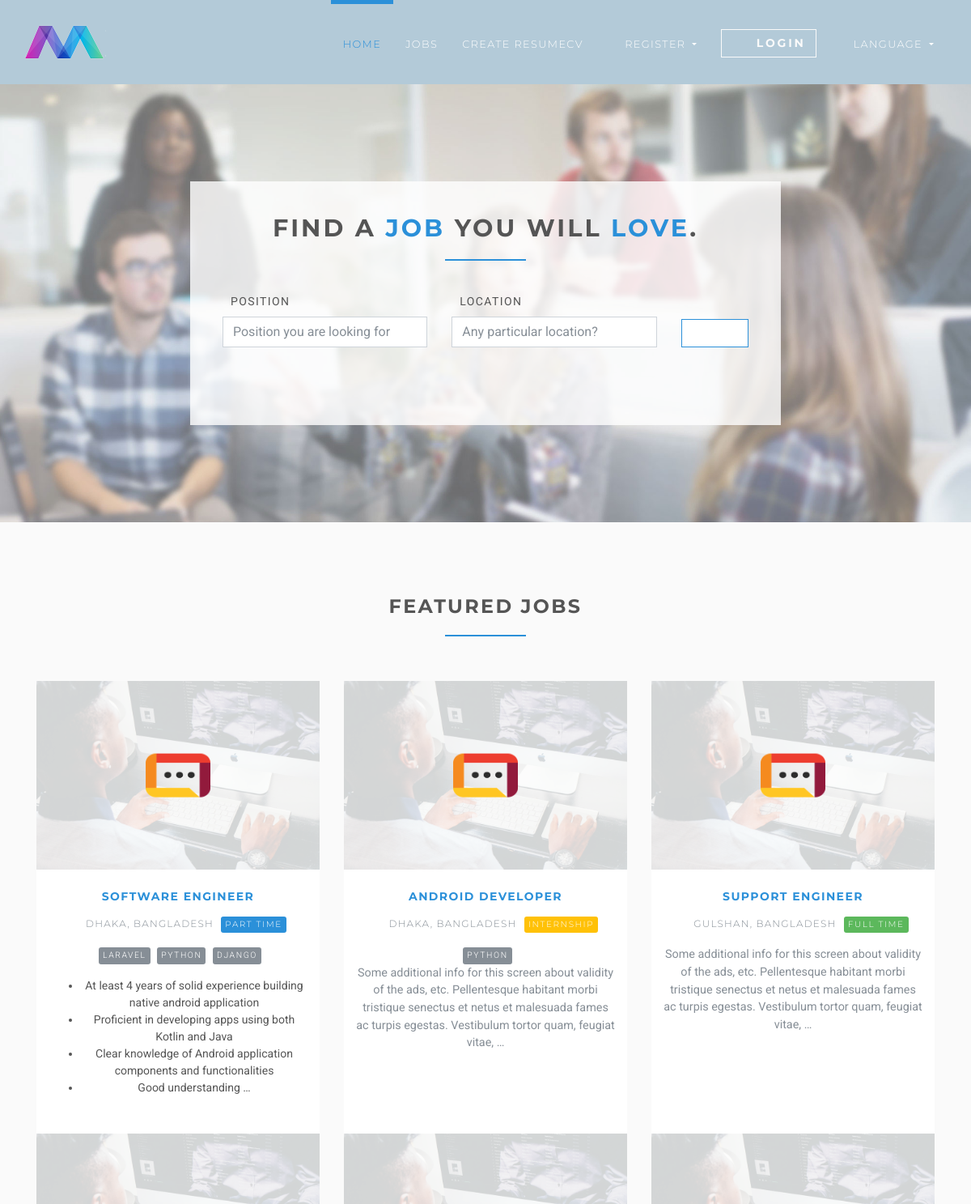
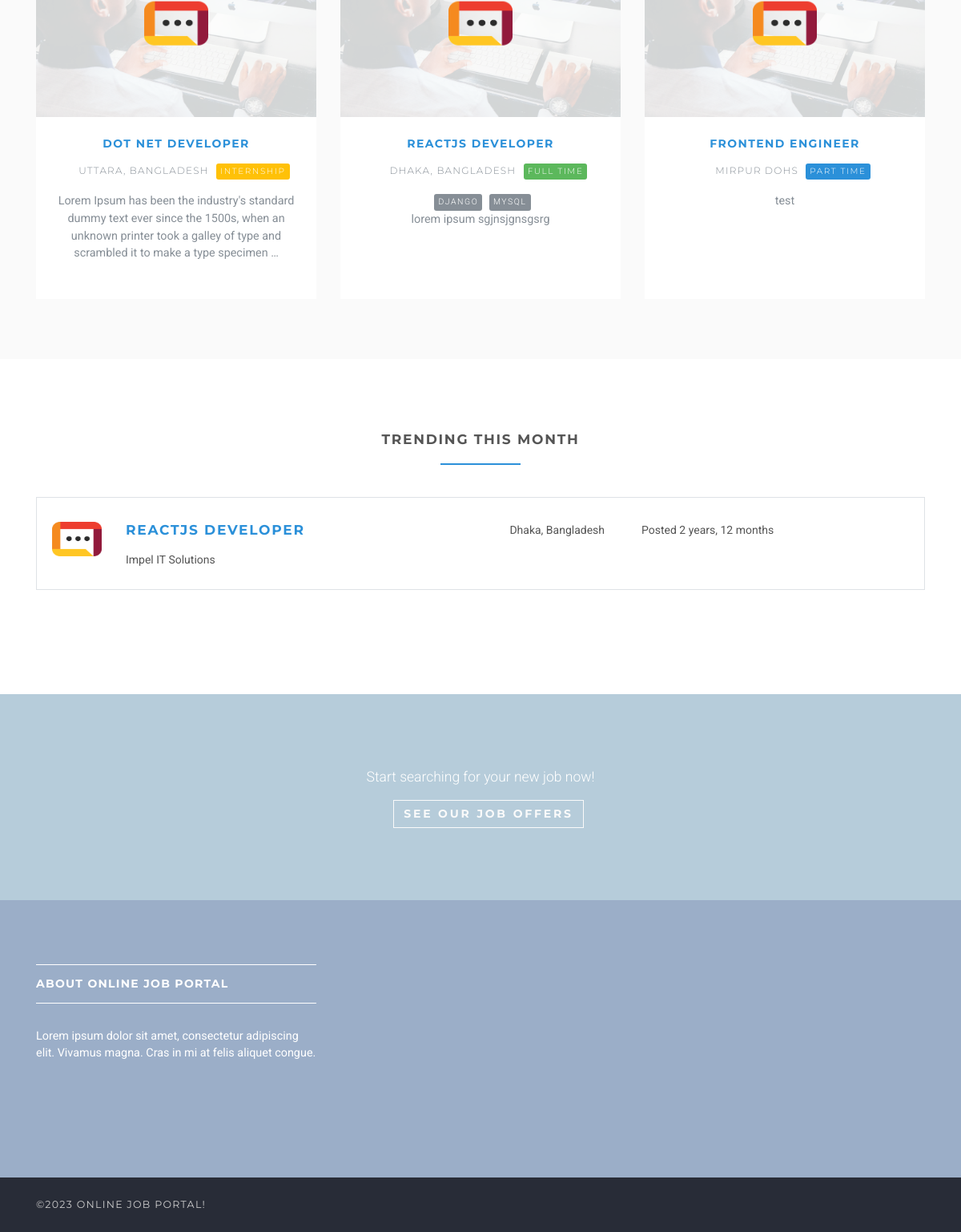
The page /en/ on the database its author committed (2 pictures, top to bottom).
### jobsapp/models.py (models this page shows, shortened)
class Job(models.Model):
    user = models.ForeignKey(User, on_delete=models.CASCADE)
    title = models.CharField(max_length=300)
    description = models.TextField()
    location = models.CharField(max_length=150)
    type = models.CharField(choices=JOB_TYPE, max_length=10)
    category = models.CharField(max_length=100)
    last_date = models.DateTimeField()
    company_name = models.CharField(max_length=100)
    company_description = models.CharField(max_length=300)
    website = models.CharField(max_length=100, default="")
    created_at = models.DateTimeField(default=timezone.now)
    filled = models.BooleanField(default=False)
    salary = models.IntegerField(default=0, blank=True)
    tags = models.ManyToManyField(Tag)
    vacancy = models.IntegerField(default=1)
    objects = JobManager()
    class Meta:
        ordering = ["id"]

### tags/models.py (models this page shows, shortened)
class Tag(models.Model):
    name = models.CharField(max_length=100)

### jobsapp/views/home.py (the view)
# urls.py: path("", HomeView.as_view(), name="home"),
class HomeView(ListView):
    model = Job
    template_name = "home.html"
    context_object_name = "jobs"
    def get_queryset(self):
        return self.model.objects.unfilled()[:6]
    def get_context_data(self, **kwargs):
        context = super().get_context_data(**kwargs)
        context["trendings"] = self.model.objects.unfilled(created_at__month=timezone.now().month)[:3]
        return context

### jobsapp/manager.py (called while the page is built)
    def unfilled(self, *args, **kwargs):
        return self.filter(filled=False, *args, **kwargs)

### templates/home.html (shortened to what this page needs)
{% extends 'base.html' %}
{% load static %}
{% load i18n %}
{% block content %}
    <section class="job-form-section job-form-section--image">
        <div class="container">
            <div class="row">
                <div class="col-lg-8 mx-auto">
                    <div class="job-form-box">
                        <h2 class="heading">Find a <span class="accent">job</span> you will
                            <span class="accent">love</span>.
                        </h2>
                        <form id="job-main-form" method="get" action="{% url 'jobs:search' %}" class="job-main-form">
                            <div class="controls">
                                <div class="row align-items-center">
                                    <div class="col-md-5">
                                        <div class="form-group">
                                            <label for="profession">{% trans 'Position' %}</label>
                                            <input type="text" id="profession" name="position"
                                                   placeholder="Position you are looking for" class="form-control">
                                        </div>
                                    </div>
                                    <div class="col-md-5">
                                        <div class="form-group">
                                            <label for="location">Location</label>
                                            <input type="text" id="location" name="location"
                                                   placeholder="Any particular location?" class="form-control">
                                        </div>
                                    </div>
                                    <div class="col-md-2">
                                        <button type="submit"
                                                class="btn btn-outline-white-primary job-main-form__button">
                                            <i class="fa fa-search"></i>
                                        </button>
                                    </div>
                                </div>
                            </div>
                        </form>
                    </div>
                </div>
            </div>
        </div>
    </section>
    <section class="bg-light-gray">
        <div class="container">
            <h3 class="heading">Featured jobs</h3>
            <div class="row featured align-items-stretch">
                {% for job in jobs %}
                    <div class="col-lg-4 mb-5 mb-lg-0">
                        <div class="box-image-text bg-visible full-height">
                            <div class="top">
                                <a href="#">
                                    <div class="image">
                                    </div>
                                    <div class="logo">
                                        <img src="{% static 'img/company-1.png' %}" alt="" style="max-width: 80px;">
                                    </div>
                                </a>
                            </div>
                            <div class="content">
                                <h5><a href="{% url 'jobs:jobs-detail' job.id %}">{{ job.title }}</a></h5>
                                <p class="featured__details"><i class="fa fa-map-marker job__location"></i>
                                    {{ job.location }}
                                    {% if job.type == '1' %}
                                        <span class="badge featured-badge badge-success">Full time</span>
                                    {% elif job.type == '2' %}
                                        <span class="badge featured-badge badge-primary">Part time</span>
                                    {% else %}
                                        <span style="color: #ffffff;" class="badge featured-badge badge-warning">Internship</span>
                                    {% endif %}
                                </p>
                                {% for tag in job.tags.all %}
                                    <span style="color: #ffffff;"
                                          class="badge featured-badge badge-secondary">{{ tag.name }}</span>
                                {% endfor %}
                                <p>{{ job.description | truncatewords_html:30 | safe }}</p>
                            </div>
                        </div>
                    </div>
                {% endfor %}
            </div>
        </div>
    </section>
    {% if trendings %}
        <section>
            <div class="container">
                <h4 class="heading">Trending this month</h4>
                {% for trending in trendings %}
                    <div class="job-listing  job-listing--last">
                        <div class="row">
                            <div class="col-md-12 col-lg-6">
                                <div class="row">
                                    <div class="col-2">
                                        <img src="{% static 'img/company-1.png' %}"
                                             alt="ShareBoardd " class="img-fluid">
                                    </div>
                                    <div class="col-10">
                                        <h4 class="job__title">
                                            <a href="{% url 'jobs:jobs-detail' trending.id %}">{{ trending.title }}</a>
                                        </h4>
                                        <p class="job__company">
                                            {{ trending.company_name }}
                                        </p>
                                    </div>
                                </div>
                            </div>
                            <div class="col-10 col-md-3 col-lg-2 ml-auto"><i class="fa fa-map-marker job__location"></i>
                                {{ trending.location }}
                            </div>
                            <div class="col-10 col-md-3 col-lg-3 ml-auto">
                                <p>Posted {{ trending.created_at|timesince }}</p>
                            </div>
                            <div class="col-sm-12 col-md-2 col-lg-1">
                                <div class="job__star">
                                    <a href="#" data-toggle="tooltip" data-placement="top"
                                       title="Save to favourites" class="job__star__link">
                                        <i class="fa fa-star"></i>
                                    </a>
                                </div>
                            </div>
                        </div>
                    </div>
                {% endfor %}
            </div>
        </section>
    {% endif %}
    <section class="section-divider">
        <div class="overlay"></div>
        <div class="container">
            <div class="row">
                <div class="col-lg-12 text-center">
                    <p>Start searching for your new job now! </p>
                    <p><a href="{% url 'jobs:jobs' %}" class="btn btn-outline-light">See our job offers </a></p>
                </div>
            </div>
        </div>
    </section>
{% endblock %}

### rows shown on the page
Job: title "SOFTWARE ENGINEER", location "DHAKA, BANGLADESH", type "PART TIME", description "At least 4 years of solid experience building native android application Proficient in developing apps using both Kotlin and Java Clear knowledge of Android application components and functionalities Good understanding …"
Tag: name "LARAVEL"
Tag: name "PYTHON"
Tag: name "DJANGO"
Job: title "ANDROID DEVELOPER", location "DHAKA, BANGLADESH", type "INTERNSHIP", description "Some additional info for this screen about validity of the ads, etc. Pellentesque habitant morbi tristique senectus et netus et malesuada fames ac turpis egestas. Vestibulum tortor quam, feugiat vitae, …"
Job: title "SUPPORT ENGINEER", location "GULSHAN, BANGLADESH", type "FULL TIME", description "Some additional info for this screen about validity of the ads, etc. Pellentesque habitant morbi tristique senectus et netus et malesuada fames ac turpis egestas. Vestibulum tortor quam, feugiat vitae, …"
Job: title "DOT NET DEVELOPER", location "UTTARA, BANGLADESH", type "INTERNSHIP", description "Lorem Ipsum has been the industry's standard dummy text ever since the 1500s, when an unknown printer took a galley of type and scrambled it to make a type specimen …"
Job: title "REACTJS DEVELOPER", location "DHAKA, BANGLADESH", type "FULL TIME", description "lorem ipsum sgjnsjgnsgsrg", company_name "Impel IT Solutions", location "Dhaka, Bangladesh", created_at "2 years, 12 months"
Tag: name "MYSQL"
Job: title "FRONTEND ENGINEER", location "MIRPUR DOHS", type "PART TIME", description "test"
